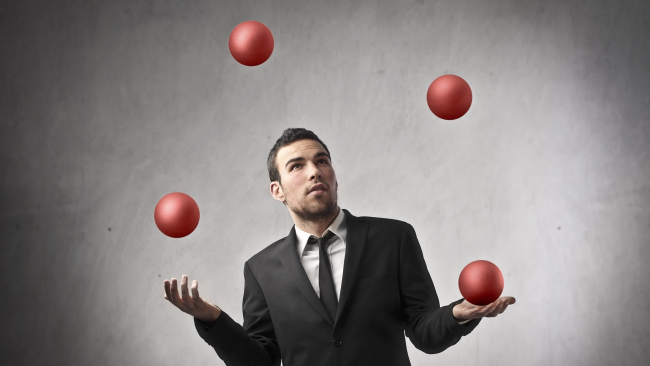
#> input picture Practical#7/balls.jpg, 1300 x 731 px (shown at 1/2 size)
$ jupyter execute morphology.ipynb
#> lines starting #> are read from the running program, lines starting #| are printed output that depends on the picture; after the words box and inside, x2 and y2 are one past the last pixel; in counts of white or black regions, pixels touching at a corner belong together
# Morphological Operations

## Initialization

[cell 1]
import cv2
import numpy as np
from matplotlib import pyplot as plt

from matplotlib.colors import NoNorm

[cell 2]
# convenience function that estimates the difference between 2 images
def diffscore(img1, img2):
    return np.sum(abs(img1-img2))

# convenience function to draw 1 image - no typing 4 lines anymore
def display(img):
    plt.figure()
    plt.axis("off")
    if len(img.shape) == 2:
        plt.imshow(img,cmap='gray',norm=NoNorm())
    elif img.shape[2] ==1:
        plt.imshow(img, cmap='gray', norm=NoNorm())
        # this ensures plt doesn't treat our grayscale array as a messed-up 3-channel image
    else:
        plt.imshow(img)
    plt.show()
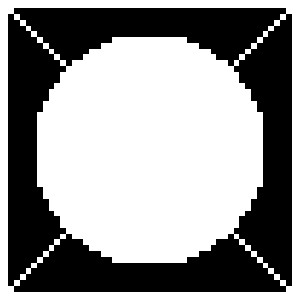
#> figure drawn by matplotlib, 1 panel

## Basic operations

[cell 3]
is_in_circle = lambda x,y: True if y**2+x**2<400 else False
is_edge = lambda x,y: True if abs(x)>24 or abs(y)>24 else False
is_diag = lambda x,y: True if abs(x)==abs(y) else False
select_color = lambda x,y: 255 if (is_edge(x,y) or is_in_circle(x,y) or is_diag(x,y)) else 0
# do not write actual code this way if there is any purpose other than having fun to it

blob = np.array([[select_color(x,y) for y in range(-32,32)] for x in range(-32,32)]).astype(np.uint8)
display(blob)

The two most basic morphological operations we have are dilation and erosion. Simply put, dilation expands the light/"True" regions and erosion, well, erodes them. Otherwise, it is just a matter of adding and subtracting masks.

Most of the time in image processing, we can equate the dilation and erosion operations to statistical max and min filters respectively...

[cell 4]
eroded = cv2.erode(blob, np.full((5,5),1))
dilated = cv2.dilate(blob, np.full((5,5),1))
display(np.concatenate([eroded, dilated, dilated-eroded], axis=1))

...with the caveat that the set we erode/dilate by might not be rectangular.

[cell 5]
pike_kernel = np.array([[0,0,1,0,0],
                        [0,0,1,0,0],
                        [0,0,1,0,0],
                        [0,1,1,1,0],
                        [0,1,1,1,0],
                        [0,1,1,1,0],
                        [1,1,1,1,1]]).astype(np.uint8)

line_kernel = np.concatenate([np.full((9,1),1),
                              np.zeros((9,7)),
                              np.full((9,1),1)],axis=1).astype(np.uint8)

stretched = cv2.dilate(eroded, pike_kernel)
display(stretched)

#### Variable mask erosion/dilation (20 points)
Implement a method that mimics the dilation/erosion methods, including the ability to use a variable kernel. You can copy the apply_filter and some statistical filters from Practical 6, and modify them to add this capability. Confirm that your result is the same as above.

[cell 6]
def apply_filter(img, ffunc, sx=3, sy=3, kernel = None):
    height, width, channels = img.shape
    cx = sx//2
    cy = sy//2
    img = np.concatenate([np.zeros((cx+1, width,channels)),img,np.zeros((cx+1, width, channels))], axis=0)
    img = np.concatenate([np.zeros((height+2*cx+2, cy+1,channels)),img,np.zeros((height+2*cx+2, cy+1, channels))], axis=1)
    out = img.copy()
    for x in range(cx+1, height+1+cx):
        for y in range(cy+1, width+1+cy):
            window = img[x-cx:x+cx+1, y-cy:y+cy+1,:]
            out[x][y] = ffunc(window, kernel)
    return out[cx+1:height+1+cx, cy+1:width+1+cy,:]

def max_filter(region_raw, kernel):
    height, width, channels = region_raw.shape
    region = region_raw
    if not isinstance (kernel,  type(None)):
        region = np.where(kernel, region_raw, 0)
    out = [0]*channels
    for c in range (channels):
        out[c] = np.max(region[:,:,c])
    return out

def min_filter(region_raw, kernel):
    height, width, channels = region_raw.shape
    region = region_raw
    if not isinstance (kernel,  type(None)):
        region = np.where(kernel, region_raw, 255)
    out = [0]*channels
    for c in range (channels):
        out[c] = np.min(region[:,:,c])
    return out

## Masks
In the previous practical, we saw how to threshold images based on color. Let us actually do something with the masks obtained by thresholding.

[cell 7]
src = cv2.cvtColor(cv2.imread("balls.jpg"), cv2.COLOR_BGR2RGB)
display(src)

#### Where? (10 points)
Threshold out every red ball. This time, also use dilation/erosion on the mask to get as close to the real shapes as possible.

[cell 8]
src_hsv = cv2.cvtColor(src, cv2.COLOR_RGB2HSV)
#> src_hsv: shape (731, 1300, 3); mean H, S, V 61.3, 11.6, 135.6
mask = cv2.inRange(src_hsv, (0,100,70), (5,255,255))
#> mask: shape (731, 1300); 2.5% white; 81 white regions (68 under 20 px), largest, box (x1, y1, x2, y2) and area: (854, 150, 944, 240) 6239, (917, 521, 1007, 609) 5730, (458, 42, 548, 132) 5723

mask = cv2.erode(mask, np.full((7,7),1))
#> mask: shape (731, 1300); 1.8% white; 6 white regions (2 under 20 px), largest, box (x1, y1, x2, y2) and area: (857, 153, 941, 236) 4953, (461, 45, 545, 129) 4250, (920, 524, 1004, 601) 4220, (312, 388, 396, 472) 4152
mask = cv2.dilate(mask, np.full((29,29),1))
#> mask: shape (731, 1300); 4.5% white; 4 white regions, box (x1, y1, x2, y2) and area: (298, 374, 410, 486) 10838, (447, 31, 559, 143) 10822, (843, 139, 955, 250) 10722, (906, 510, 1018, 615) 9941
mask = cv2.erode(mask, np.full((21,21),1))
#> mask: shape (731, 1300); 2.8% white; 4 white regions, box (x1, y1, x2, y2) and area: (308, 384, 400, 476) 6758, (457, 41, 549, 133) 6742, (853, 149, 945, 240) 6662, (916, 520, 1008, 605) 6001

# [4 lines of commented-out code are left out]

display (mask)

#### Value changing under mask (12 points)
Turn the balls a different color. Ideally, preserve internal tones (hue differences on the balls)

[cell 9]
hue_new = np.where(mask, src_hsv[:,:,0]+60, src_hsv[:,:,0])
src_green = src_hsv.copy()
src_green[:,:,0] = hue_new
#> src_green: shape (731, 1300, 3); mean H, S, V 62.9, 11.6, 135.6
display(cv2.cvtColor(src_green, cv2.COLOR_HSV2RGB))

#### Operations on mask (14 points)
Apply dilation, erosion, and convolutions to the ball mask at your discretion to spice up the image.

Criteria to pass: at least 1 application of dilation or erosion, at least one logical operation on masks, final result is a viewable image different from the original.

[cell 10]
box_kernel = np.full((15,), 1)
mask_wide = cv2.dilate(mask, box_kernel)
#> mask_wide: shape (731, 1300); 3.3% white; 4 white regions, box (x1, y1, x2, y2) and area: (308, 377, 400, 483) 8046, (457, 34, 549, 140) 8030, (853, 142, 945, 247) 7950, (916, 513, 1008, 612) 7289
mask_wide = mask_wide - mask
#> mask_wide: shape (731, 1300); 0.54% white; 9 white regions (1 under 20 px), largest, box (x1, y1, x2, y2) and area: (457, 34, 549, 80) 644, (457, 94, 549, 140) 644, (853, 142, 945, 186) 644

hue_new = np.where(mask_wide, 120, src_hsv[:,:,0])
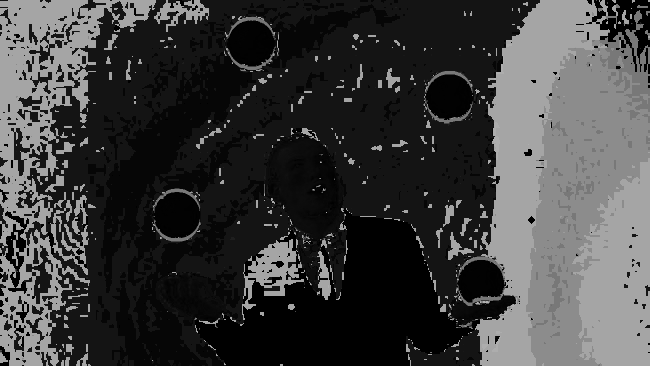
#> hue_new: shape (731, 1300) (shown at 1/2 size); min 0, max 179, mean 61.7
sat_new = np.where(mask_wide, 255, src_hsv[:,:,1])
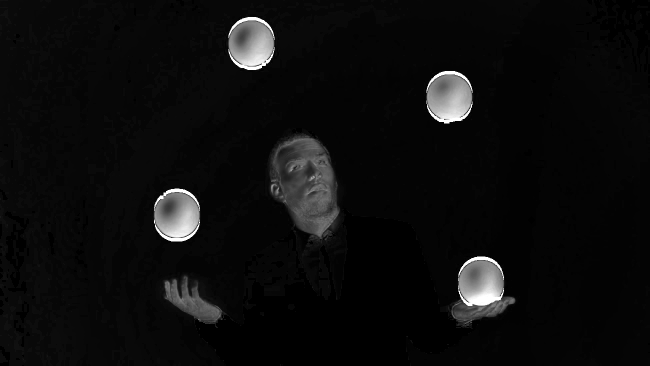
#> sat_new: shape (731, 1300) (shown at 1/2 size); min 0, max 255, mean 12.8
val_new = np.where(mask_wide, 255, src_hsv[:,:,2])

src_green = src_hsv.copy()
src_green[:,:,0] = hue_new
#> src_green: shape (731, 1300, 3); mean H, S, V 61.7, 11.6, 135.6
src_green[:,:,1] = sat_new
#> src_green: shape (731, 1300, 3); mean H, S, V 61.7, 12.8, 135.6
src_green[:,:,2] = val_new
#> src_green: shape (731, 1300, 3); mean H, S, V 61.7, 12.8, 136.1
display(cv2.cvtColor(src_green, cv2.COLOR_HSV2RGB))

# Homework

## Blob detection
Another topic related to morphological operations is blob detection.

The Simple Blob Detector operates by finding contours, and then aggregating centers of contoured shapes. Useful when you need the center coordinates of colourful objects.

[cell 11]
src = cv2.imread('blobs.png')
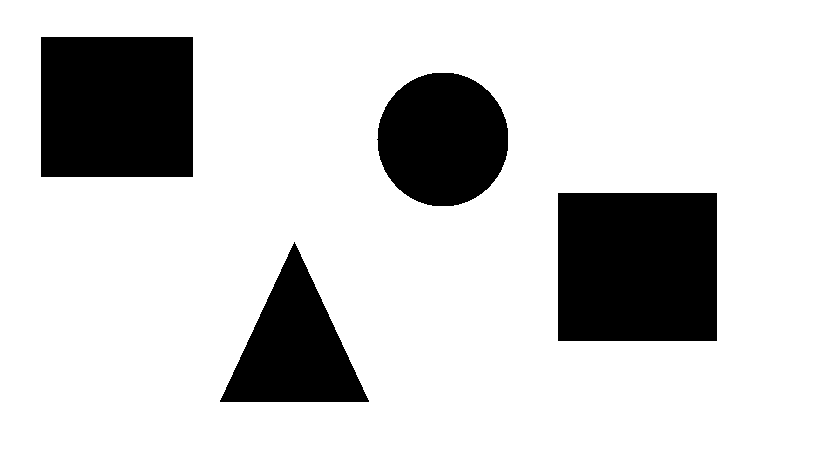
#> input picture Practical#7/blobs.png, 819 x 460 px
#> src is the input picture: shape (460, 819, 3); 81.3% white; 4 black regions, box (x1, y1, x2, y2) and area: (558, 193, 717, 341) 23532, (41, 37, 193, 177) 21280, (377, 73, 508, 206) 13756, (220, 242, 369, 402) 12000

#### What do the parameters mean? (5 points)
The following two snippets work, but not every blob is detected. Correct a few parameters so every blob is detected. Explain, why the ones you corrected matter.

If you want more docs, look at https://docs.opencv.org/3.4/d0/d7a/classcv_1_1SimpleBlobDetector.html

NB! the border drawn will always be circular, that's completely fine here.

[cell 12]
blob_params = cv2.SimpleBlobDetector_Params()

blob_params.filterByColor = True #  is set to True and blob_params.blobColor is set to 0 to detect dark blobs on a light background.
blob_params.blobColor = 0

blob_params.filterByArea = True
blob_params.maxArea = 31000 #14000 #This parameter specifies the maximum area in pixels that a blob can have to be detected. therefore it was adjusted (the value is not precise)

blob_params.filterByCircularity = False # is set to False to allow detection of blobs with varying circularity.
# If set to True, only perfectly circular blobs will be detected.
# Setting it to False allows for detection of blobs with irregular shapes.

blob_params.filterByConvexity = False # is set to False to allow detection of non-convex blobs.
# If set to True, only convex blobs will be detected.
# Setting it to False allows for detection of blobs with concave shapes.

blob_params.filterByInertia = False #  to allow detection of blobs with varying inertia.
# If set to True, only blobs with a specific level of elongation or orientation will be detected.
# Setting it to False allows for detection of blobs with varying shapes and orientations.

detector = cv2.SimpleBlobDetector_create(blob_params)

[cell 13]
keypoints = detector.detect(src)
#> keypoints = 4 keypoints; (x, y, size): (637, 266, 173), (116, 106, 164.7), (442, 139, 133.3), (294, 348, 129.2)

im_with_keypoints = cv2.drawKeypoints(src, keypoints, np.array([]), (0,255,0), cv2.DRAW_MATCHES_FLAGS_DRAW_RICH_KEYPOINTS)

display(im_with_keypoints)

#### My simple circle detector (15 points)
Remember pattern matching from lab 3? Use it alongside thresholding to try and detect the balls as accurately as you can.

*Hint: the mask lets us paint every ball the exact same color and use a picture of that as the pattern. Pattern is detected in output spots with the lowest/highest intensity, depending on the method.

[cell 14]
# [26 lines of commented-out code are left out]


src = cv2.imread("balls.jpg", cv2.IMREAD_GRAYSCALE)
#> src: shape (731, 1300); min 3, max 255, mean 132.1
template = src[40:135, 455:550]
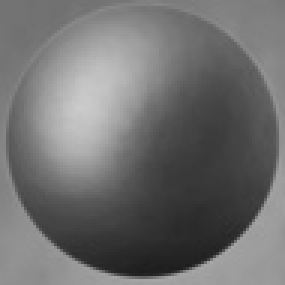
#> template: shape (95, 95) (shown 3 times larger); min 28, max 202, mean 111.1

if src is None:
    print("Error: Failed to load image")
else:
    params = cv2.SimpleBlobDetector_Params()
    params.filterByArea = True
    params.minArea = 1500
    params.filterByCircularity = False
    params.filterByConvexity = False
    params.filterByInertia = False
    params.thresholdStep = 15
    params.minThreshold = 100
    params.maxThreshold = 255
    detector = cv2.SimpleBlobDetector_create(params)
    keypoints = detector.detect(src)
#> keypoints = 3 keypoints; (x, y, size): (904, 203, 85), (510, 97, 83.2), (361, 440, 81.8)

    src_with_keypoints = cv2.cvtColor(src, cv2.COLOR_GRAY2BGR)

    for keypoint in keypoints:
        x, y = int(keypoint.pt[0]), int(keypoint.pt[1])
        cv2.circle(src_with_keypoints, (x, y), int(keypoint.size/2), (255, 32, 80), 2)
#> this loop made 3 passes
#> (keypoint, x, y) on passes 1 to 3: (keypoint at (360.9, 440.5), size 81.8, 360, 440), (keypoint at (903.6, 203.3), size 85, 903, 203), (keypoint at (510.5, 97.3), size 83.2, 510, 97)
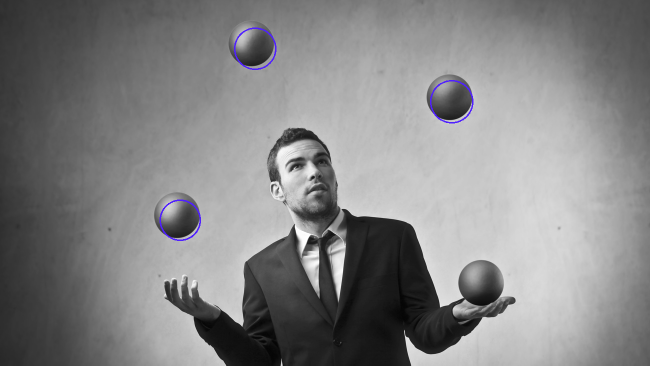
#> src_with_keypoints: shape (731, 1300, 3) (shown at 1/2 size); mean B, G, R 132.4, 131.8, 132

    result = cv2.matchTemplate(src, template, cv2.TM_CCOEFF_NORMED)
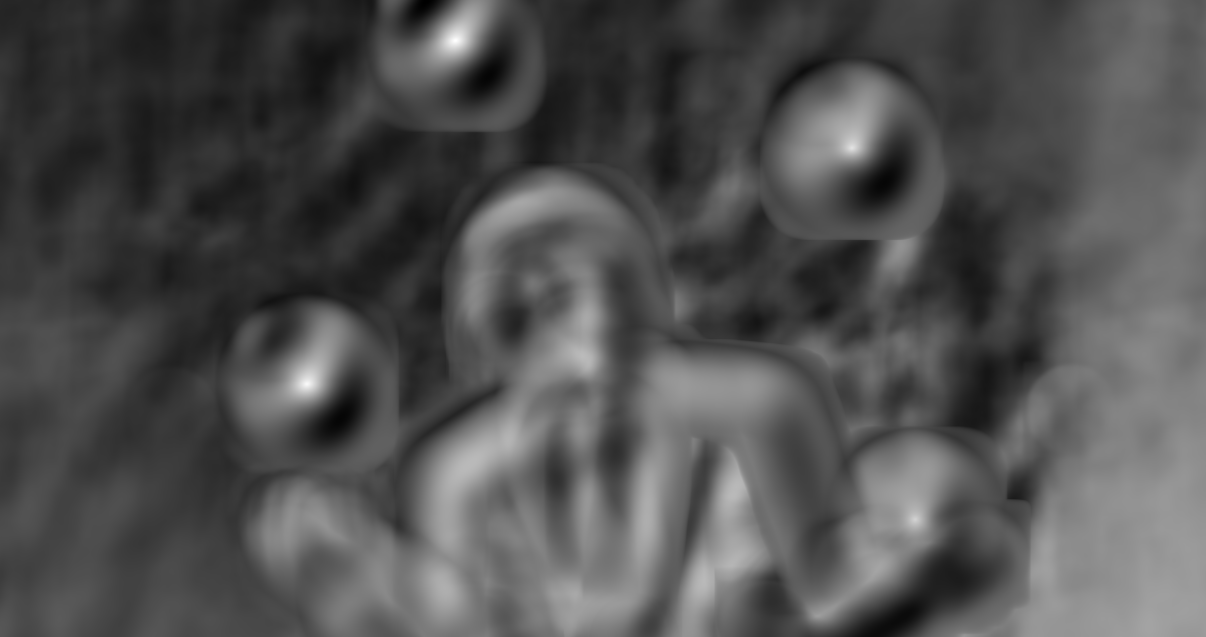
#> result: shape (637, 1206) float32; min -0.617, max 1, mean -0.105; drawn with min black and max white
    min_val, max_val, min_loc, max_loc = cv2.minMaxLoc(result)
#> min_val = -0.617; max_val = 1; min_loc = (426, 0); max_loc = (455, 40)

    x_start, y_start = max_loc
#> x_start = 455; y_start = 40
    x_end = x_start + template.shape[1]
#> x_end = 550
    y_end = y_start + template.shape[0]
#> y_end = 135

    cv2.rectangle(src_with_keypoints, (x_start, y_start), (x_end, y_end), (0, 0, 255), 2)
#> src_with_keypoints: shape (731, 1300, 3); 0.12% of pixels changed, all inside (x1, y1, x2, y2) = (454, 39, 552, 137)

#now check if both blob and match are detected => they are the balls then

#display (out[40:135, 455:550])
display (src_with_keypoints)

#### Math exercises (4 points each)
You have the following sets and access to dilation/erosion functions and logical operations.

[cell 15]
circle = np.where([[is_in_circle(x,y) for y in range(-32,32)] for x in range(-32,32)], 255, 0).astype(np.uint8)
#> circle: shape (64, 64); 30.4% white; 1 white region, box (x1, y1, x2, y2) and area: (13, 13, 52, 52) 1245
square = np.where([[bool(abs(x)<16 and abs(y)<16) for y in range(-32,32)] for x in range(-32,32)], 255, 0).astype(np.uint8)
#> square: shape (64, 64); 23.5% white; 1 white region, box (x1, y1, x2, y2) and area: (17, 17, 48, 48) 961
plus = np.where([[bool(abs(x)<4 or abs(y)<4) for y in range(-32,32)] for x in range(-32,32)], 255, 0).astype(np.uint8)
#> plus: shape (64, 64); 20.7% white; 1 white region, box (x1, y1, x2, y2) and area: (0, 0, 64, 64) 847

box_kernel = np.full((5,5),1).astype(np.uint8)
edge_kernel = np.zeros((11,11)).astype(np.uint8)
edge_kernel[0,0] = 1
edge_kernel[-1,0] = 1
edge_kernel[0,-1] = 1
edge_kernel[-1,-1] = 1
diag_kernel = np.array([[0,0,0,0,0,0,1],
                        [0,0,0,0,0,1,0],
                        [0,0,0,0,1,0,0],
                        [0,0,0,1,0,0,0],
                        [0,0,1,0,0,0,0],
                        [0,1,0,0,0,0,0],
                        [1,0,0,0,0,0,0]]).astype(np.uint8)

display(np.concatenate([circle, np.full((64,16),125), square, np.full((64,16),125), plus], axis=1))
#> in display (call 10), `plt.show()`:
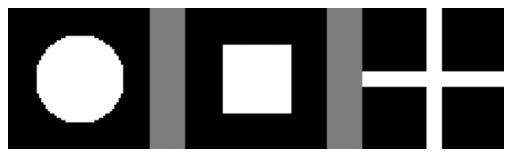
#> figure drawn by matplotlib, 1 panel

Achieve and document the following outputs:

[cell 16]
csp1 = np.zeros((64, 64), dtype=np.uint8)  # white circle bottom - black square mid and white plus on top
csp1 = cv2.bitwise_or(csp1, circle)
csp1 = cv2.bitwise_and(csp1, cv2.bitwise_not(square))
#> csp1: shape (64, 64); 7.2% white; 4 white regions, box (x1, y1, x2, y2) and area: (21, 13, 44, 17) 74, (13, 21, 17, 44) 74, (48, 21, 52, 44) 74, (21, 48, 44, 52) 74
csp1 = cv2.bitwise_or(csp1, plus)
#> csp1: shape (64, 64); 25.2% white; 1 white region, box (x1, y1, x2, y2) and area: (0, 0, 64, 64) 1031
display (csp1)

[cell 17]
circle = np.where([[is_in_circle(x,y) for y in range(-32,32)] for x in range(-32,32)], 255, 0).astype(np.uint8)
square = np.where([[bool(abs(x)<16 and abs(y)<16) for y in range(-32,32)] for x in range(-32,32)], 255, 0).astype(np.uint8)
plus = np.where([[bool(abs(x)<4 or abs(y)<4) for y in range(-32,32)] for x in range(-32,32)], 255, 0).astype(np.uint8)

box_kernel = np.full((5,5),1).astype(np.uint8)
edge_kernel = np.zeros((11,11)).astype(np.uint8)
edge_kernel[0,0] = 1
edge_kernel[-1,0] = 1
edge_kernel[0,-1] = 1
edge_kernel[-1,-1] = 1
diag_kernel = np.array([[0,0,0,0,0,0,1],
                        [0,0,0,0,0,1,0],
                        [0,0,0,0,1,0,0],
                        [0,0,0,1,0,0,0],
                        [0,0,1,0,0,0,0],
                        [0,1,0,0,0,0,0],
                        [1,0,0,0,0,0,0]]).astype(np.uint8)


spc = np.zeros((64, 64), dtype=np.uint8)

spc = cv2.bitwise_or(spc, plus)
spc = cv2.bitwise_or(spc, square)
#> spc: shape (64, 64); 34.7% white; 1 white region, box (x1, y1, x2, y2) and area: (0, 0, 64, 64) 1423
spc = cv2.bitwise_xor(spc, circle)
#> spc: shape (64, 64); 13.3% white; 8 white regions (4 under 20 px), largest, box (x1, y1, x2, y2) and area: (21, 0, 44, 17) 137, (0, 21, 17, 44) 137, (48, 21, 64, 44) 130, (21, 48, 44, 64) 130

display(spc)

[cell 18]
circle = np.where([[is_in_circle(x,y) for y in range(-32,32)] for x in range(-32,32)], 255, 0).astype(np.uint8)
square = np.where([[bool(abs(x)<16 and abs(y)<16) for y in range(-32,32)] for x in range(-32,32)], 255, 0).astype(np.uint8)
plus = np.where([[bool(abs(x)<4 or abs(y)<4) for y in range(-32,32)] for x in range(-32,32)], 255, 0).astype(np.uint8)

box_kernel = np.full((5,5),1).astype(np.uint8)
edge_kernel = np.zeros((11,11)).astype(np.uint8)
edge_kernel[0,0] = 1
edge_kernel[-1,0] = 1
edge_kernel[0,-1] = 1
edge_kernel[-1,-1] = 1
diag_kernel = np.array([[0,0,0,0,0,0,1],
                        [0,0,0,0,0,1,0],
                        [0,0,0,0,1,0,0],
                        [0,0,0,1,0,0,0],
                        [0,0,1,0,0,0,0],
                        [0,1,0,0,0,0,0],
                        [1,0,0,0,0,0,0]]).astype(np.uint8)
thickness = 12

sharp = np.zeros((64, 64), dtype=np.uint8)


kernel = cv2.getStructuringElement(cv2.MORPH_RECT, (thickness, thickness))
dilated_plus = cv2.dilate(plus, kernel)
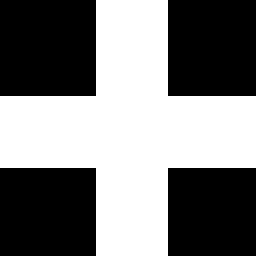
#> dilated_plus: shape (64, 64) (shown 4 times larger); 48.3% white; 1 white region, box (x1, y1, x2, y2) and area: (0, 0, 64, 64) 1980

sharp = cv2.bitwise_or(sharp, dilated_plus)

kernel = cv2.getStructuringElement(cv2.MORPH_RECT, (3, 3))
#> kernel = [[1, 1, 1], [1, 1, 1], [1, 1, 1]]
eroded_plus = cv2.erode(plus, kernel)
#> eroded_plus: shape (64, 64); 15% white; 1 white region, box (x1, y1, x2, y2) and area: (0, 0, 64, 64) 615
sharp = cv2.bitwise_xor(sharp, eroded_plus)
#> sharp: shape (64, 64); 33.3% white; 4 white regions, box (x1, y1, x2, y2) and area: (35, 35, 64, 64) 357, (35, 0, 64, 30) 342, (0, 35, 30, 64) 342, (0, 0, 30, 30) 324

square_coords = [thickness, square.shape[0] - thickness, thickness, square.shape[1] - thickness]
#> square_coords = [12, 52, 12, 52]

square_cropped = sharp[square_coords[0]:square_coords[1], square_coords[2]:square_coords[3]]
#> square_cropped: shape (40, 40); 46.3% white; 4 white regions, box (x1, y1, x2, y2) and area: (23, 23, 40, 40) 189, (23, 0, 40, 18) 186, (0, 23, 18, 40) 186, (0, 0, 18, 18) 180

square_resized = cv2.resize(square_cropped, (int(square_cropped.shape[1] * 0.5), int(square_cropped.shape[0] * 0.5)), interpolation=cv2.INTER_NEAREST)
#> square_resized: shape (20, 20); 42% white; 4 white regions, box (x1, y1, x2, y2) and area: (0, 0, 9, 9) 45, (12, 0, 20, 9) 42, (0, 12, 9, 20) 42, (12, 12, 20, 20) 39

#sharp[square_coords[0]:square_coords[1], square_coords[2]:square_coords[3]] = cv2.bitwise_or(sharp[square_coords[0]:square_coords[1], square_coords[2]:square_coords[3]], square_resized)
sharp = cv2.bitwise_or(sharp, square)
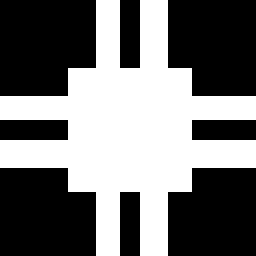
#> sharp: shape (64, 64) (shown 4 times larger); 44.4% white; 1 white region, box (x1, y1, x2, y2) and area: (0, 0, 64, 64) 1819
display(sharp)
